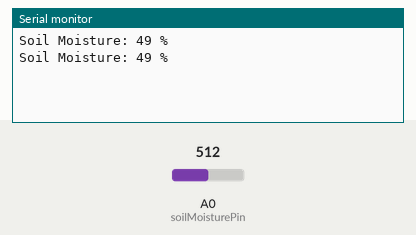
Simulated run of this sketch. Board: Arduino Uno, built with avr-gcc and run on an emulated ATmega328P. Parts: the last lines printed to the serial monitor. The inputs (shaded band) are chosen by the test bench; at power-on: A0 (soilMoisturePin) = 512.

Above: at 1.8 s.
1.9 s: A0 (soilMoisturePin) set to 716
At 2.6 s:
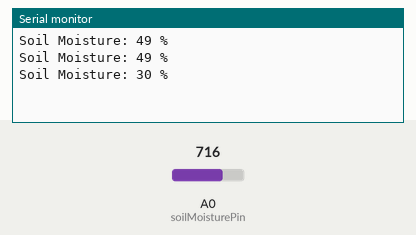
3.4 s: A0 (soilMoisturePin) set to 900
At 4.8 s:
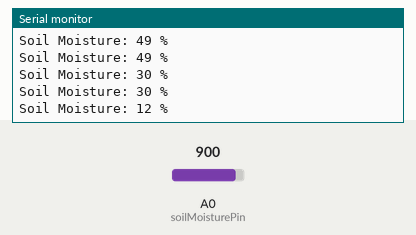
Timing chart, 0 to 6.4 s (numbered marks = the images above; inputs shaded):
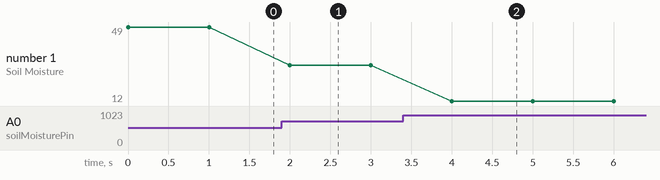

Measured:
- after the input at 1.9 s, the serial monitor: prints a new line after 0.10 s (image 1)
- after the input at 3.4 s, the serial monitor: prints a new line after 0.60 s (image 2)
- plotted number 1: 49 → 30 after the input at 1.9 s, 30 → 12 after the input at 3.4 s

The sketch:

sketch_jun19c.ino
```cpp
const int soilMoisturePin = A0;

void setup() {
  Serial.begin(9600);
}

void loop() {
  int rawValue = analogRead(soilMoisturePin);

  // Map the raw value (dry: 1023, wet: 0) to percentage
  int moisturePercent = map(rawValue, 1023, 0, 0, 100);  // Reverse scale

  Serial.print("Soil Moisture: ");
  Serial.print(moisturePercent);
  Serial.println(" %");

  delay(1000);
}
```
